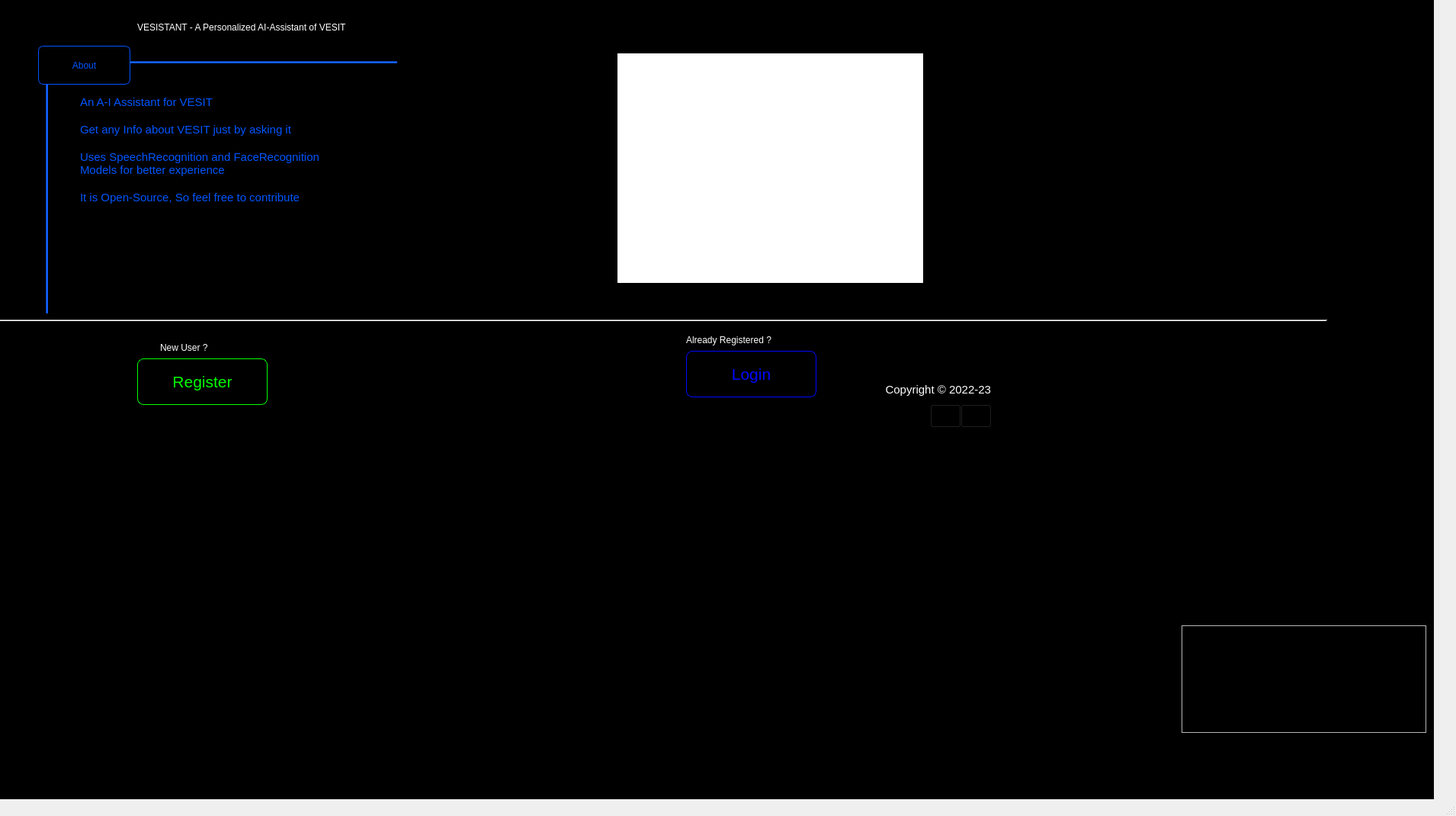
<?xml version="1.0" encoding="UTF-8"?>
<ui version="4.0">
 <class>MainWindow</class>
 <widget class="QMainWindow" name="MainWindow">
  <property name="geometry">
   <rect>
    <x>0</x>
    <y>0</y>
    <width>1910</width>
    <height>1070</height>
   </rect>
  </property>
  <property name="windowTitle">
   <string>MainWindow</string>
  </property>
  <widget class="QWidget" name="centralwidget">
   <widget class="QLabel" name="label">
    <property name="geometry">
     <rect>
      <x>-40</x>
      <y>-30</y>
      <width>1921</width>
      <height>1100</height>
     </rect>
    </property>
    <property name="styleSheet">
     <string notr="true">background-color: rgb(0, 0,0);</string>
    </property>
    <property name="text">
     <string/>
    </property>
   </widget>
   <widget class="QLabel" name="label_2">
    <property name="geometry">
     <rect>
      <x>810</x>
      <y>70</y>
      <width>401</width>
      <height>301</height>
     </rect>
    </property>
    <property name="styleSheet">
     <string notr="true">background-color: rgb(255, 255, 255);
background-image: url(:/ai4/ai5.gif);</string>
    </property>
    <property name="text">
     <string/>
    </property>
   </widget>
   <widget class="QLabel" name="label_3">
    <property name="geometry">
     <rect>
      <x>180</x>
      <y>-10</y>
      <width>1361</width>
      <height>91</height>
     </rect>
    </property>
    <property name="styleSheet">
     <string notr="true">color: rgb(255, 255, 255);
font: 8pt &quot;Nirmala UI&quot;;
font: 36pt &quot;MS Shell Dlg 2&quot;;</string>
    </property>
    <property name="text">
     <string>VESISTANT - A Personalized AI-Assistant of VESIT</string>
    </property>
   </widget>
   <widget class="Line" name="line">
    <property name="geometry">
     <rect>
      <x>60</x>
      <y>110</y>
      <width>3</width>
      <height>301</height>
     </rect>
    </property>
    <property name="styleSheet">
     <string notr="true">background-color: rgb(0, 85, 255);</string>
    </property>
    <property name="orientation">
     <enum>Qt::Vertical</enum>
    </property>
   </widget>
   <widget class="QPushButton" name="pushButton">
    <property name="geometry">
     <rect>
      <x>50</x>
      <y>60</y>
      <width>121</width>
      <height>51</height>
     </rect>
    </property>
    <property name="styleSheet">
     <string notr="true">color: rgb(0, 85, 255);
font: 12pt &quot;MS Shell Dlg 2&quot;;
background-color: rgb(0, 0, 0);
border: 1px solid rgb(0, 85, 255);
border-radius: 7px;</string>
    </property>
    <property name="text">
     <string>About</string>
    </property>
   </widget>
   <widget class="QLabel" name="label_4">
    <property name="geometry">
     <rect>
      <x>210</x>
      <y>430</y>
      <width>141</width>
      <height>51</height>
     </rect>
    </property>
    <property name="styleSheet">
     <string notr="true">color: rgb(255, 255, 255);
font: 16pt &quot;MS Shell Dlg 2&quot;;</string>
    </property>
    <property name="text">
     <string>New User ?</string>
    </property>
   </widget>
   <widget class="QLabel" name="label_5">
    <property name="geometry">
     <rect>
      <x>900</x>
      <y>420</y>
      <width>251</width>
      <height>51</height>
     </rect>
    </property>
    <property name="styleSheet">
     <string notr="true">color: rgb(255, 255, 255);
font: 16pt &quot;MS Shell Dlg 2&quot;;</string>
    </property>
    <property name="text">
     <string>Already Registered ?</string>
    </property>
   </widget>
   <widget class="QPushButton" name="pushButton_2">
    <property name="geometry">
     <rect>
      <x>180</x>
      <y>470</y>
      <width>171</width>
      <height>61</height>
     </rect>
    </property>
    <property name="styleSheet">
     <string notr="true">QPushButton{
  color: rgb(0, 255, 0);
  font: 16pt MS Shell Dlg 2;
  border: 1px solid rgb(0, 255, 0);
  border-radius: 8px;
}
QPushButton:hover{
  background-color: rgb(0, 255, 0);
  color: rgb(255,255,255);
}</string>
    </property>
    <property name="text">
     <string>Register</string>
    </property>
   </widget>
   <widget class="QPushButton" name="pushButton_3">
    <property name="geometry">
     <rect>
      <x>900</x>
      <y>460</y>
      <width>171</width>
      <height>61</height>
     </rect>
    </property>
    <property name="styleSheet">
     <string notr="true">QPushButton{
  color: rgb(0, 8, 255);
  font: 16pt MS Shell Dlg 2;
  border: 1px solid rgb(0, 8, 255);
  border-radius: 8px;
}
QPushButton:hover{
  background-color: rgb(0, 8, 255);
  color: rgb(255,255,255);
}</string>
    </property>
    <property name="text">
     <string>Login</string>
    </property>
   </widget>
   <widget class="Line" name="line_2">
    <property name="geometry">
     <rect>
      <x>170</x>
      <y>80</y>
      <width>351</width>
      <height>3</height>
     </rect>
    </property>
    <property name="styleSheet">
     <string notr="true">background-color: rgb(0, 85, 255);</string>
    </property>
    <property name="orientation">
     <enum>Qt::Horizontal</enum>
    </property>
   </widget>
   <widget class="Line" name="line_3">
    <property name="geometry">
     <rect>
      <x>0</x>
      <y>410</y>
      <width>1741</width>
      <height>20</height>
     </rect>
    </property>
    <property name="orientation">
     <enum>Qt::Horizontal</enum>
    </property>
   </widget>
   <widget class="QTextBrowser" name="textBrowser">
    <property name="geometry">
     <rect>
      <x>100</x>
      <y>120</y>
      <width>351</width>
      <height>251</height>
     </rect>
    </property>
    <property name="styleSheet">
     <string notr="true">color: rgb(0, 85, 255);
background-color: rgb(0, 0, 0);</string>
    </property>
    <property name="html">
     <string>&lt;!DOCTYPE HTML PUBLIC &quot;-//W3C//DTD HTML 4.0//EN&quot; &quot;http://www.w3.org/TR/REC-html40/strict.dtd&quot;&gt;
&lt;html&gt;&lt;head&gt;&lt;meta name=&quot;qrichtext&quot; content=&quot;1&quot; /&gt;&lt;style type=&quot;text/css&quot;&gt;
p, li { white-space: pre-wrap; }
&lt;/style&gt;&lt;/head&gt;&lt;body style=&quot; font-family:'MS Shell Dlg 2'; font-size:8.25pt; font-weight:400; font-style:normal;&quot;&gt;
&lt;p style=&quot; margin-top:0px; margin-bottom:0px; margin-left:0px; margin-right:0px; -qt-block-indent:0; text-indent:0px;&quot;&gt;&lt;span style=&quot; font-size:11pt;&quot;&gt;An A-I Assistant for VESIT&lt;/span&gt;&lt;/p&gt;
&lt;p style=&quot;-qt-paragraph-type:empty; margin-top:0px; margin-bottom:0px; margin-left:0px; margin-right:0px; -qt-block-indent:0; text-indent:0px; font-size:11pt;&quot;&gt;&lt;br /&gt;&lt;/p&gt;
&lt;p style=&quot; margin-top:0px; margin-bottom:0px; margin-left:0px; margin-right:0px; -qt-block-indent:0; text-indent:0px;&quot;&gt;&lt;span style=&quot; font-size:11pt;&quot;&gt;Get any Info about VESIT just by asking it&lt;/span&gt;&lt;/p&gt;
&lt;p style=&quot;-qt-paragraph-type:empty; margin-top:0px; margin-bottom:0px; margin-left:0px; margin-right:0px; -qt-block-indent:0; text-indent:0px; font-size:11pt;&quot;&gt;&lt;br /&gt;&lt;/p&gt;
&lt;p style=&quot; margin-top:0px; margin-bottom:0px; margin-left:0px; margin-right:0px; -qt-block-indent:0; text-indent:0px;&quot;&gt;&lt;span style=&quot; font-size:11pt;&quot;&gt;Uses SpeechRecognition and FaceRecognition Models for better experience&lt;/span&gt;&lt;/p&gt;
&lt;p style=&quot;-qt-paragraph-type:empty; margin-top:0px; margin-bottom:0px; margin-left:0px; margin-right:0px; -qt-block-indent:0; text-indent:0px; font-size:11pt;&quot;&gt;&lt;br /&gt;&lt;/p&gt;
&lt;p style=&quot; margin-top:0px; margin-bottom:0px; margin-left:0px; margin-right:0px; -qt-block-indent:0; text-indent:0px;&quot;&gt;&lt;span style=&quot; font-size:11pt;&quot;&gt;It is Open-Source, So feel free to contribute &lt;/span&gt;&lt;/p&gt;&lt;/body&gt;&lt;/html&gt;</string>
    </property>
   </widget>
   <widget class="QFrame" name="frame">
    <property name="geometry">
     <rect>
      <x>1550</x>
      <y>820</y>
      <width>321</width>
      <height>141</height>
     </rect>
    </property>
    <property name="frameShape">
     <enum>QFrame::StyledPanel</enum>
    </property>
    <property name="frameShadow">
     <enum>QFrame::Raised</enum>
    </property>
   </widget>
   <widget class="QPushButton" name="pushButton_4">
    <property name="geometry">
     <rect>
      <x>1180</x>
      <y>530</y>
      <width>31</width>
      <height>31</height>
     </rect>
    </property>
    <property name="styleSheet">
     <string notr="true">color: rgb(255, 255, 255);
background-image:url(:/website/google.png);
background-color: rgb(0, 0, 0);
border-radius:20px;</string>
    </property>
    <property name="text">
     <string/>
    </property>
   </widget>
   <widget class="QPushButton" name="pushButton_5">
    <property name="geometry">
     <rect>
      <x>1220</x>
      <y>530</y>
      <width>41</width>
      <height>31</height>
     </rect>
    </property>
    <property name="styleSheet">
     <string notr="true">background-image: url(:/facebook/facebook.png);
color: rgb(255, 255, 255);
background-color: rgb(0, 0, 0);</string>
    </property>
    <property name="text">
     <string/>
    </property>
   </widget>
   <widget class="QPushButton" name="pushButton_6">
    <property name="geometry">
     <rect>
      <x>1260</x>
      <y>530</y>
      <width>41</width>
      <height>31</height>
     </rect>
    </property>
    <property name="styleSheet">
     <string notr="true">color: rgb(255, 255, 255);
background-image: url(:/github/github.png);
background-color: rgb(0, 0, 0);</string>
    </property>
    <property name="text">
     <string/>
    </property>
   </widget>
   <widget class="QLabel" name="label_7">
    <property name="geometry">
     <rect>
      <x>1120</x>
      <y>500</y>
      <width>231</width>
      <height>21</height>
     </rect>
    </property>
    <property name="font">
     <font>
      <pointsize>-1</pointsize>
     </font>
    </property>
    <property name="styleSheet">
     <string notr="true">color: rgb(255, 255, 255);
font-size: 15px;</string>
    </property>
    <property name="text">
     <string>          Copyright © 2022-23</string>
    </property>
   </widget>
  </widget>
  <widget class="QStatusBar" name="statusbar"/>
 </widget>
 <resources>
  <include location="home_page.qrc"/>
 </resources>
 <connections/>
</ui>
